Frame 1 (no input): blank canvas, image omitted
Frame 60 (no input): blank canvas, image omitted
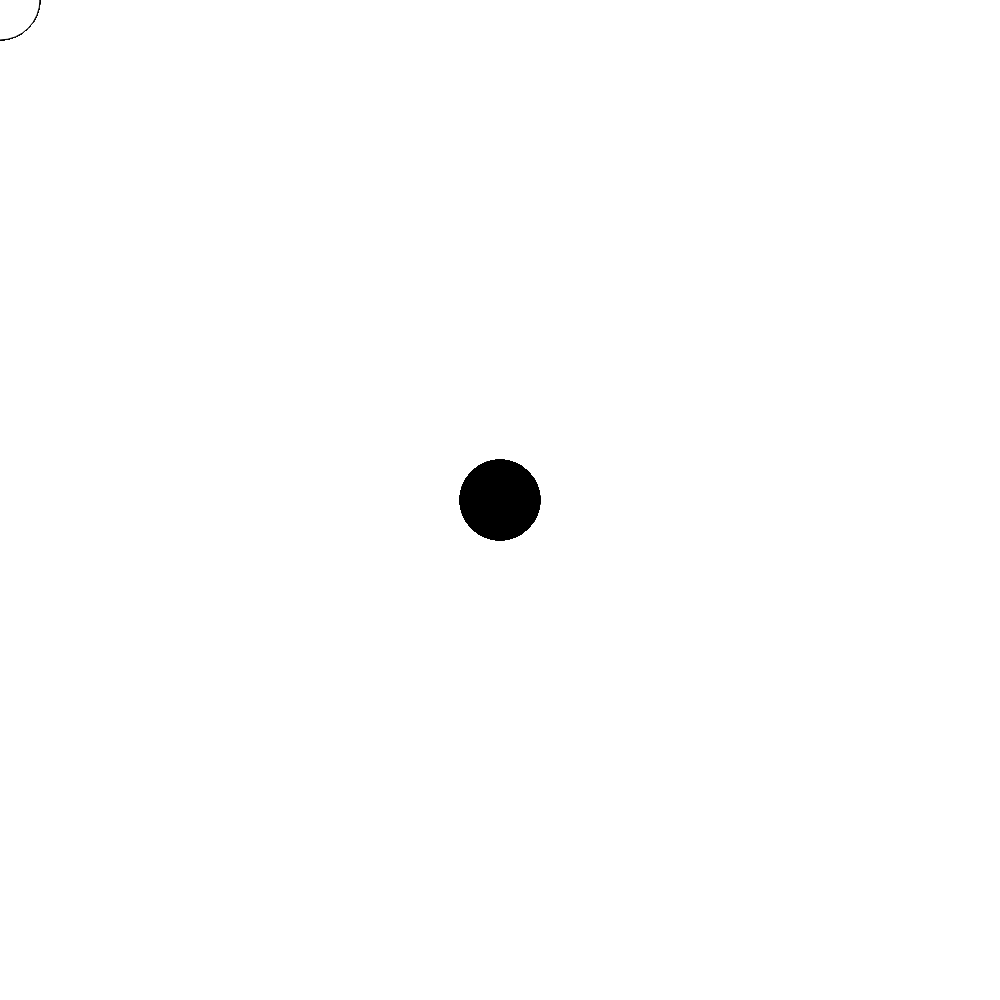
Frame 120 (the mouse pressed at the canvas centre since frame 60)

The p5.js sketch whose frames 1 and 60 were blank and that drew this single picture after the mouse press (run headless with seeded random() and noise() and a simulated clock; from frame 60 on, the mouse is pressed at the canvas centre):

// p5.js sketch
// ── sketch.js
function setup(){
  createCanvas(1000, 1000);
}

function draw(){
  if(mouseIsPressed){
    fill(0);
  }else{
    fill(255);
  }
  ellipse(mouseX, mouseY, 80, 80);
}
